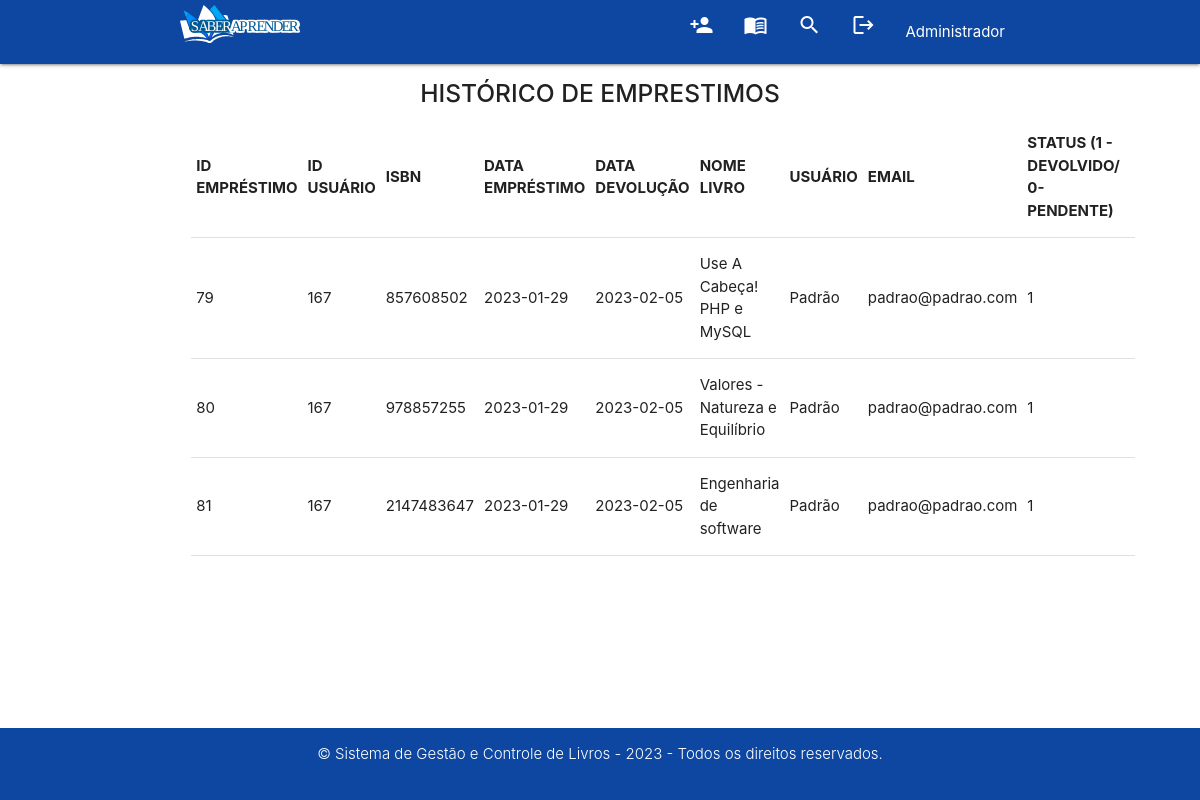
/consulta-emprestimos.php (signed in), run on the app's committed database.
### tables this page shows
CREATE TABLE `pessoa` (
  `id` int(11) NOT NULL,
  `nome` varchar(40) DEFAULT NULL,
  `telefone` varchar(15) DEFAULT NULL,
  `email` varchar(40) DEFAULT NULL,
  `endereco` varchar(50) DEFAULT NULL,
  `senha` varchar(32) DEFAULT NULL,
  `permissao` varchar(30) NOT NULL
);

CREATE TABLE `emprestimo` (
  `id_emprestimo` int(11) NOT NULL,
  `fk_id` int(11) DEFAULT NULL,
  `fk_isbn` int(11) DEFAULT NULL,
  `data_emprestimo` date DEFAULT NULL,
  `data_devolucao` date DEFAULT NULL,
  `nome_livro` varchar(100) DEFAULT NULL,
  `nome_pessoa` varchar(100) DEFAULT NULL,
  `email_pessoa` varchar(100) DEFAULT NULL,
  `devolvido` tinyint(1) DEFAULT 0
);

### classe-usuario.php (called while the page is built, shortened)
<?php
Class Usuario{
    public function __construct($dbname, $host, $user, $senha)
    {
        try
        {
            $this->pdo = new PDO("mysql:dbname=".$dbname.";host=".$host,$user,$senha);
        }
        catch (PDOException $e)
        {
            echo "Erro com BD: ".$e->getMessage();
        }
        catch(Exception $e)
        {
            echo "Erro: ".$e->getMessage();
        }
    }
    public function buscarDadosUser($id)
    {
        $cmd = $this->pdo->prepare("SELECT * FROM pessoa WHERE id = :id");
        $cmd->bindValue(":id",$id);
        $cmd->execute();
        $dados = $cmd->fetch();
        return $dados;
    }
    public function ListarDadosEmprestimos()
    {
        $cmd = $this->pdo->query("SELECT * FROM emprestimo ORDER BY email_pessoa");
        $res = $cmd->fetchAll(PDO::FETCH_ASSOC);
        return $res;
    }
}
?>

### consulta-emprestimos.php (the view, shortened to what this page needs)
<?php
    require_once 'classe-usuario.php';
    if(isset($_SESSION['id_master']))
    {
        $us = new Usuario("CRUDPDO","localhost","root","");
        $informacoes = $us->buscarDadosUser($_SESSION['id_master']);
    }
?>
<!DOCTYPE html>
<html lang="pt-br">
<head>
     <link rel="stylesheet" href="https://cdnjs.cloudflare.com/ajax/libs/materialize/1.0.0/css/materialize.min.css">
      <link rel="stylesheet" type="text/css" href="https://cdn.datatables.net/v/dt/dt-1.13.1/datatables.min.css"/>
      <link rel="stylesheet" href="style.css">
</head>
<body>
    <header>
        <div class="navbar-fixed">
        <nav class="blue darken-4">
            <div class="nav-wrapper container ">
            <a href="areaPrivada.php" class="brand-logo hide-on-med-and-down"><img src="img/logo-saberAprender.svg" alt="logo-livraria"> </a>
                <ul id="nav-mobile" class="right">
                <?php
                    if(isset($_SESSION['id_master']))
                    {
                        ?>
                        <li><a href="cadastro-usuario.php"><span class="material-icons" title="Cadastrar Usuário">person_add</span></a></li>
                        <li><a href="cadastro-livro.php" title="Cadastrar Livro"><span class="material-icons">menu_book</span></a></li>
                        <li><a href="consulta.php" title="Consultar"><span class="material-icons">search</span></a></li>
                        <li><a href="sair.php" title="Sair"><span class="material-icons">logout </span></a></li>
                        <li><a><?php echo $informacoes['nome']?></a></li>
                        <?php
                    }
                    else
                    {
                        header("location: areaPrivada.php");
                    }
                ?>
                </ul>
            </div>
        </nav>
    </div>
     </header>
    <main class="corpo-cadastro-livro">
        <div class="row container">
            <div class="exibicao-lista row">
            <section class="col s12"  id="direita">
                <h5 class="center light"><strong>HISTÓRICO DE EMPRESTIMOS</strong></h5>
                <table id="table-format" class="display responsive-table">
                    <thead>
                        <tr>
                            <th>ID EMPRÉSTIMO</th>
                            <th>ID USUÁRIO</th>
                            <th>ISBN</th>
                            <th>DATA EMPRÉSTIMO</th>
                            <th>DATA DEVOLUÇÃO</th>
                            <th>NOME LIVRO</th>
                            <th>USUÁRIO</th>
                            <th>EMAIL</th>
                            <th>STATUS (1 - DEVOLVIDO/ 0- PENDENTE)</th>
                            <th></th>
                        </tr>
                    </thead>
                    <tbody>
                        <?php
                            $dados = $us->ListarDadosEmprestimos();
                            if(count($dados) > 0)
                                {
                                    for($i=0; $i < count($dados); $i++){
                                    echo"<tr>";
                                    foreach($dados[$i] as $k => $v){
                                            echo "<td>".$v."</td>";
                                    }
                                ?>
                                    <td>
                                    </td>
                                <?php
                                echo "</tr>";
                            }
                       }else
                       {
                       ?>
                             <div class="aviso">
                            <h4 class="alert-message">Histórico vazio</h4>
                        </div>
                    <?php
                    }
                ?>
                </tbody>
            </table>
            </section>
        </div>
    </main>
    <footer class="rodape">
        <div class="row container center">
            <p class="light white-text">&copy Sistema de Gestão e Controle de Livros - 2023 - Todos os direitos reservados.</p>
        </div>
    </footer>
</body>
</html>

### style.css (style rules this page uses)
main { margin-bottom: 15%; }
.rodape { position: fixed; bottom: 0; height: auto; width: 100%; background-color: #0d47a1; }
.corpo-cadastro-livro { margin-bottom: 8%; }

### data on the page
pessoa: nome "Administrador"
emprestimo: id_emprestimo "79", fk "167", fk_isbn "857608502", data_emprestimo "2023-01-29", data_devolucao "2023-02-05", nome_livro "Use A Cabeça! PHP e MySQL", nome_pessoa "Padrão", email_pessoa "padrao@padrao.com", devolvido "1"
emprestimo: id_emprestimo "80", fk "167", fk_isbn "978857255", data_emprestimo "2023-01-29", data_devolucao "2023-02-05", nome_livro "Valores - Natureza e Equilíbrio", nome_pessoa "Padrão", email_pessoa "padrao@padrao.com", devolvido "1"
emprestimo: id_emprestimo "81", fk "167", fk_isbn "2147483647", data_emprestimo "2023-01-29", data_devolucao "2023-02-05", nome_livro "Engenharia de software", nome_pessoa "Padrão", email_pessoa "padrao@padrao.com", devolvido "1"
